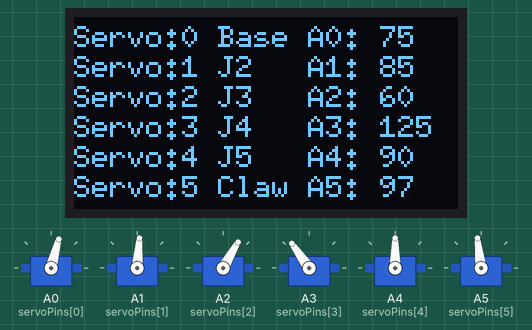
A sketch run on a simulated Arduino Uno, built with avr-gcc and run on an emulated ATmega328P. Shown: 128×64 one-colour display, 6 × servo. Wiring (inferred from the names in the program): 6 × servo: signal A0 / signal A1 / signal A2 / signal A3 / signal A4 / signal A5. Servo pulses on a pin are drawn as a servo (544–2400 µs = 0–180°); what the sketch prints to the serial monitor is not drawn.

Above: at 0.3 s.

The sketch:

uno_q6dof_6_servo_2inch_oled.ino
```cpp
#include <Wire.h>
#include <U8g2lib.h>

const int NUM_SERVOS = 6;
const int MOVE_DELAY = 20;

const int servoPins[NUM_SERVOS] = {
  A0,  // 0 Base
  A1,  // 1 Joint 2
  A2,  // 2 Joint 3
  A3,  // 3 Joint 4
  A4,  // 4 Joint 5
  A5   // 5 Claw
};

int servoPos[NUM_SERVOS] = {
  75, 85, 60, 125, 90, 97
};

int targetPos[NUM_SERVOS] = {
  75, 85, 60, 125, 90, 97
};

const int SAFE_LOW  = 0;
const int SAFE_HIGH = 180;

// 2.42 inch I2C OLED - try SSD1309 first
U8G2_SSD1309_128X64_NONAME0_F_HW_I2C display(U8G2_R0, U8X8_PIN_NONE);

// If blank, comment the line above and use this instead:
// U8G2_SSD1306_128X64_NONAME_F_HW_I2C display(U8G2_R0, U8X8_PIN_NONE);

void writeServoPulse(int pin, int angle) {
  angle = constrain(angle, 0, 180);
  int pulse = map(angle, 0, 180, 544, 2400);

  digitalWrite(pin, HIGH);
  delayMicroseconds(pulse);
  digitalWrite(pin, LOW);
}

void refreshServos() {
  for (int i = 0; i < NUM_SERVOS; i++) {
    writeServoPulse(servoPins[i], servoPos[i]);
  }
  delay(15);
}

void centerAllServos() {
  for (int t = 0; t < 150; t++) {
    refreshServos();
  }
}

void updateServoPositions() {
  for (int i = 0; i < NUM_SERVOS; i++) {
    if (servoPos[i] < targetPos[i]) {
      servoPos[i]++;
    } else if (servoPos[i] > targetPos[i]) {
      servoPos[i]--;
    }
  }
}

void updateDisplay() {

  display.clearBuffer();

  display.setFont(u8g2_font_6x10_tf);

  display.setCursor(0, 10);
  display.print("Servo:0 Base A0: ");
  display.print(servoPos[0]);

  display.setCursor(0, 20);
  display.print("Servo:1 J2   A1: ");
  display.print(servoPos[1]);

  display.setCursor(0, 30);
  display.print("Servo:2 J3   A2: ");
  display.print(servoPos[2]);

  display.setCursor(0, 40);
  display.print("Servo:3 J4   A3: ");
  display.print(servoPos[3]);

  display.setCursor(0, 50);
  display.print("Servo:4 J5   A4: ");
  display.print(servoPos[4]);

  display.setCursor(0, 60);
  display.print("Servo:5 Claw A5: ");
  display.print(servoPos[5]);

  display.sendBuffer();
}

void printHelp() {
  Serial.println();
  Serial.println("6DOF Six-Value Serial Control");
  Serial.println("Command format: s0,s1,s2,s3,s4,s5");
  Serial.println("Example:");
  Serial.println("75,85,60,125,90,97");
  Serial.println();
}

void handleSerialCommand() {
  if (Serial.available()) {
    String data = Serial.readStringUntil('\n');
    data.trim();

    int values[NUM_SERVOS];
    int index = 0;

    char buffer[80];
    data.toCharArray(buffer, sizeof(buffer));

    char *token = strtok(buffer, ",");

    while (token != NULL && index < NUM_SERVOS) {
      values[index] = atoi(token);
      token = strtok(NULL, ",");
      index++;
    }

    if (index == NUM_SERVOS) {
      for (int i = 0; i < NUM_SERVOS; i++) {
        targetPos[i] = constrain(values[i], SAFE_LOW, SAFE_HIGH);
      }

      Serial.print("Targets: ");
      for (int i = 0; i < NUM_SERVOS; i++) {
        Serial.print(targetPos[i]);
        if (i < NUM_SERVOS - 1) Serial.print(",");
      }
      Serial.println();
    }
  }
}

void setup() {
  Serial.begin(115200);

  for (int i = 0; i < NUM_SERVOS; i++) {
    pinMode(servoPins[i], OUTPUT);
    digitalWrite(servoPins[i], LOW);
  }

  Wire.begin();
  display.begin();

  updateDisplay();
  printHelp();
  centerAllServos();
}

void loop() {
  handleSerialCommand();
  updateServoPositions();
  refreshServos();

  static unsigned long lastDisplay = 0;
  if (millis() - lastDisplay > 150) {
    updateDisplay();
    lastDisplay = millis();
  }
}
```
